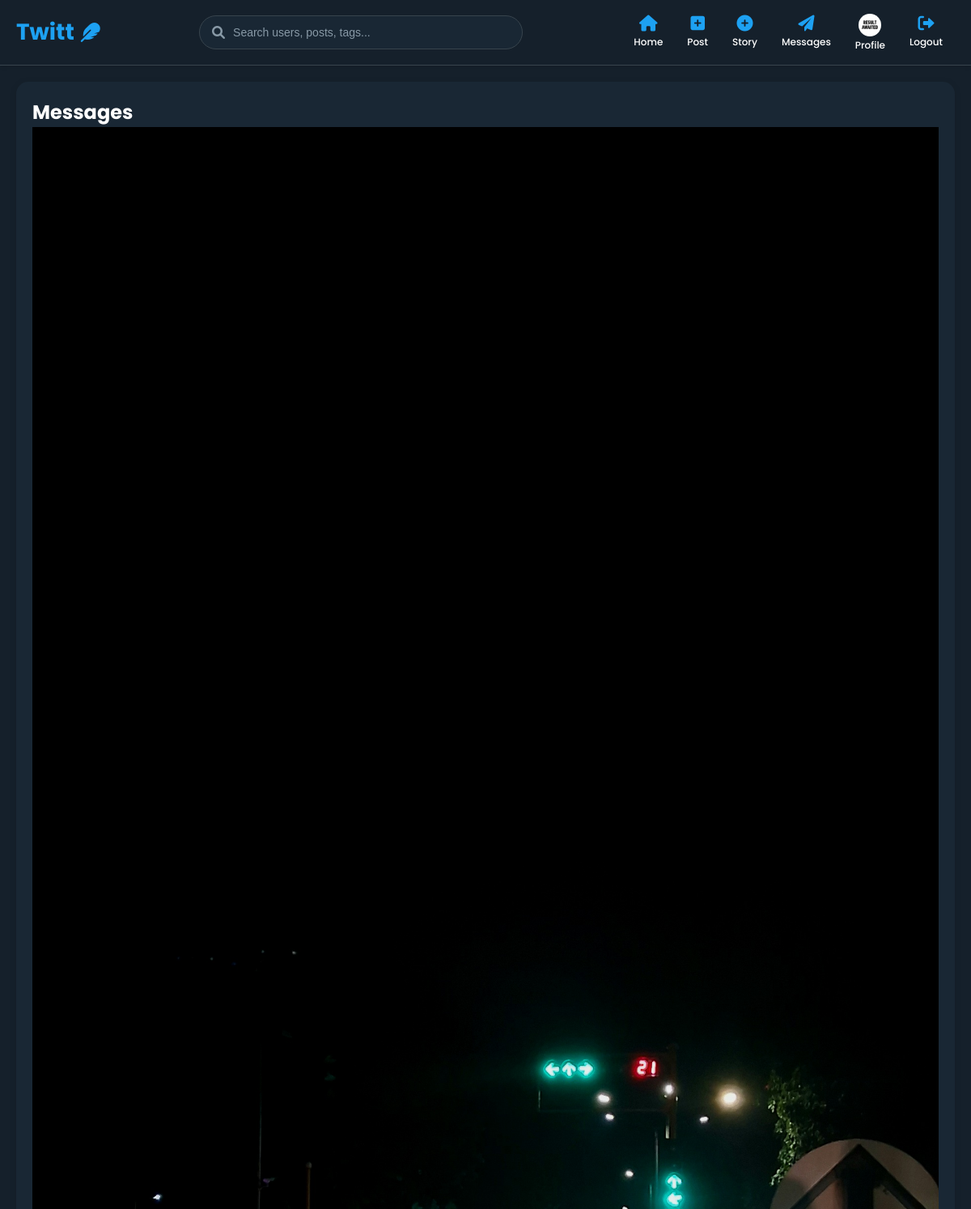
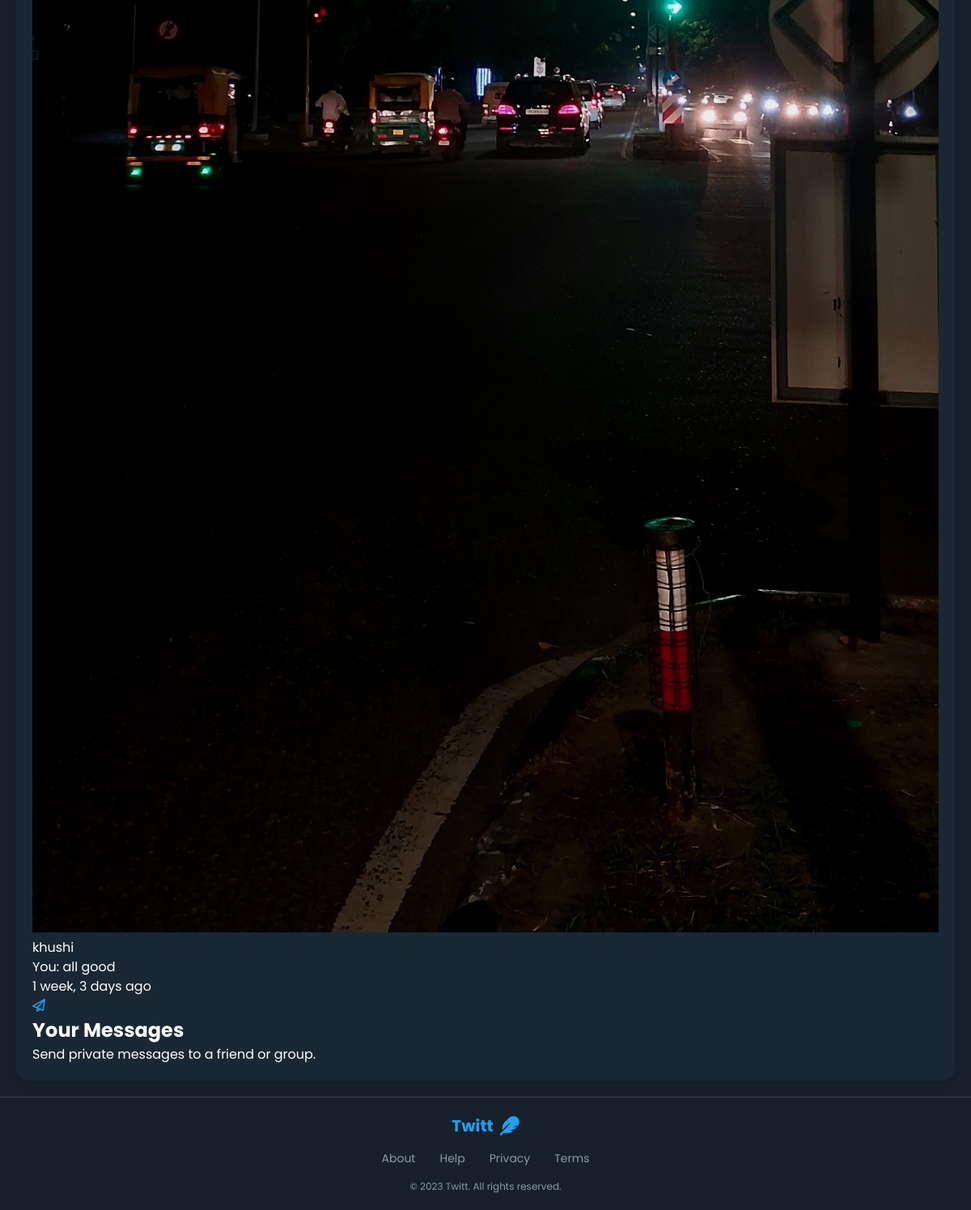
The page /inbox/ (signed in) on the database as committed earlier (2 pictures, top to bottom).
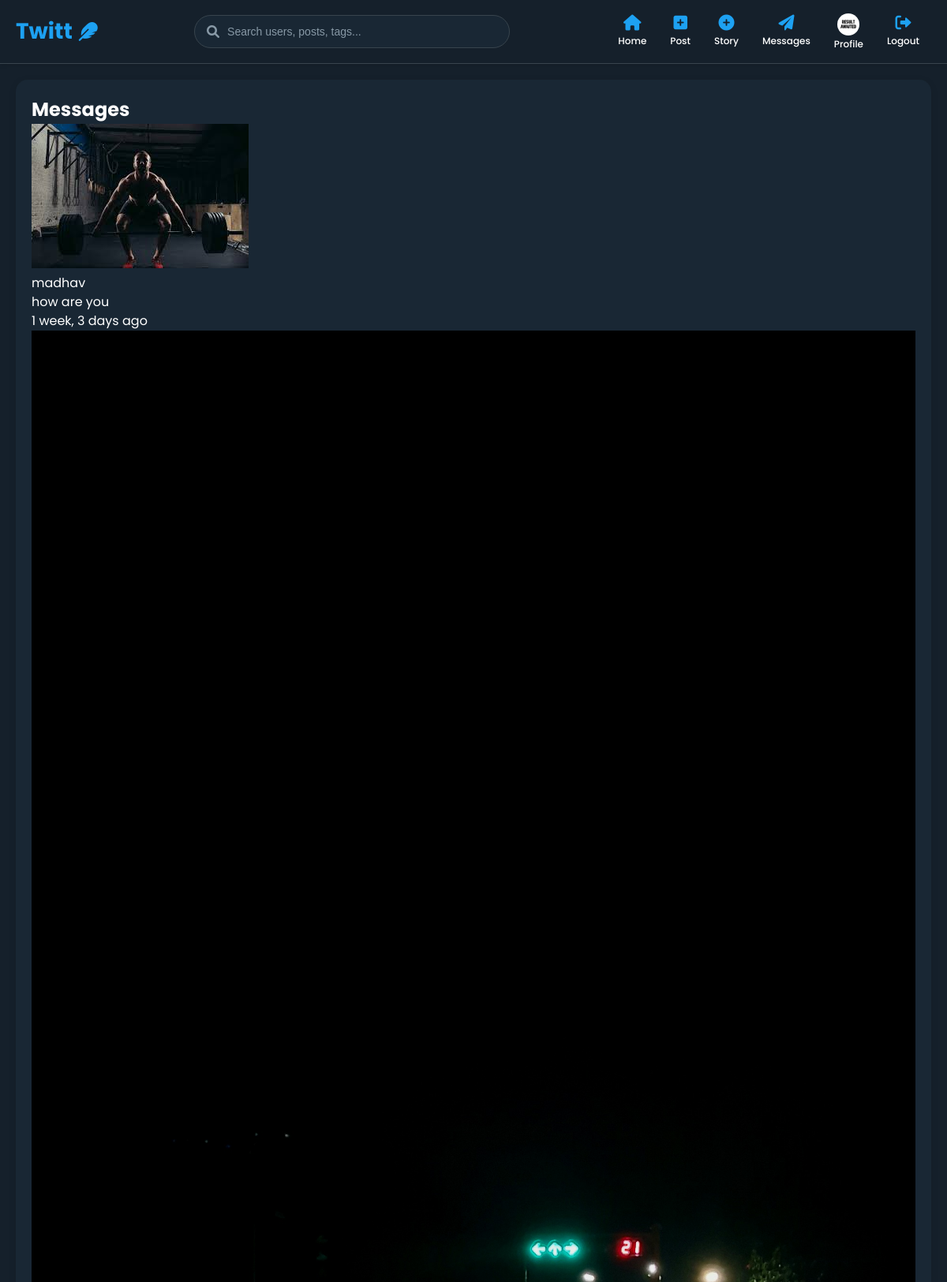
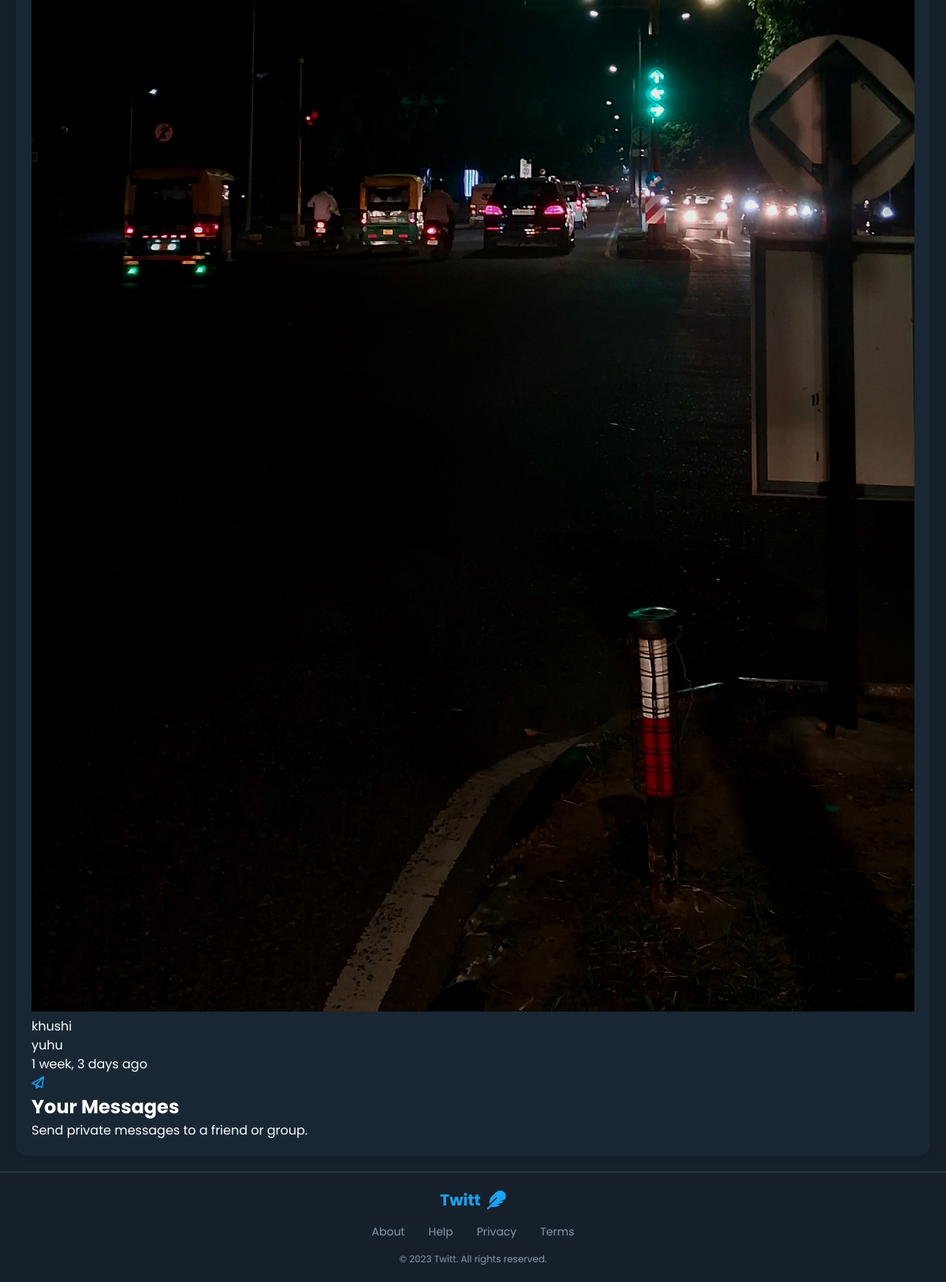
The same page on the database as committed later (2 pictures, top to bottom).
### clone/models.py (models this page shows, shortened)
class Profile(models.Model):
    user = models.OneToOneField(User, on_delete=models.CASCADE)
    bio = models.TextField(blank=True)
    profile_pic = models.ImageField(upload_to='profile_pics', default='default_profile.png')
    followers = models.ManyToManyField(User, related_name='following', blank=True)

class Conversation(models.Model):
    participants = models.ManyToManyField(User, related_name='conversations')
    last_message = models.ForeignKey(DirectMessage, on_delete=models.SET_NULL, null=True, blank=True, related_name='conversation')
    updated_at = models.DateTimeField(auto_now=True)
    class Meta:
        ordering = ['-updated_at']

class DirectMessage(models.Model):
    sender = models.ForeignKey(User, on_delete=models.CASCADE, related_name='sent_messages')
    receiver = models.ForeignKey(User, on_delete=models.CASCADE, related_name='received_messages')
    content = models.TextField()
    image = models.ImageField(upload_to='message_images', blank=True, null=True)
    created_at = models.DateTimeField(auto_now_add=True)
    is_read = models.BooleanField(default=False)
    class Meta:
        ordering = ['created_at']

### clone/views.py (the view)
# urls.py: path('inbox/', views.inbox, name='inbox'),
@login_required
def inbox(request):
    conversations = Conversation.objects.filter(participants=request.user)
    for conversation in conversations:
        conversation.other_user = conversation.participants.exclude(id=request.user.id).first()
    context = {
        'conversations': conversations,
    }
    return render(request, 'direct_messages.html', context)

### templates/direct_messages.html (shortened to what this page needs)
{% extends 'base.html' %}
{% block content %}
<div class="dm-container">
    <div class="dm-sidebar">
        <div class="dm-header">
            <h2>Messages</h2>
        </div>
        <div class="dm-conversations">
            {% for conversation in conversations %}
            <a href="{% url 'conversation' conversation.id %}" class="conversation-item {% if conversation.last_message and not conversation.last_message.is_read and conversation.last_message.receiver == user %}unread{% endif %}">
                <div class="conversation-avatar">
                    <img src="{{ conversation.other_user.profile.profile_pic.url }}" alt="{{ conversation.other_user.username }}">
                </div>
                <div class="conversation-info">
                    <div class="conversation-name">{{ conversation.other_user.username }}</div>
                    {% if conversation.last_message %}
                    <div class="conversation-last-message">
                        {% if conversation.last_message.sender == user %}
                        <span class="you">You: </span>
                        {% endif %}
                        {% if conversation.last_message.image %}
                        <span>Sent an image</span>
                        {% else %}
                        <span>{{ conversation.last_message.content|truncatechars:30 }}</span>
                        {% endif %}
                    </div>
                    <div class="conversation-time">
                        {{ conversation.last_message.created_at|timesince }} ago
                    </div>
                    {% endif %}
                </div>
            </a>
            {% empty %}
            <div class="no-conversations">
                <p>No conversations yet.</p>
                <p>Search for users to start a conversation.</p>
            </div>
            {% endfor %}
        </div>
    </div>
    <div class="dm-content">
        <div class="dm-placeholder">
            <div class="dm-placeholder-icon">
                <i class="far fa-paper-plane"></i>
            </div>
            <h2>Your Messages</h2>
            <p>Send private messages to a friend or group.</p>
        </div>
    </div>
</div>
{% endblock %}

### templates/base.html (shortened to what this page needs)
{% load static %}
<!DOCTYPE html>
<html lang="en">
<head>
    <link rel="stylesheet" href="https://cdnjs.cloudflare.com/ajax/libs/font-awesome/6.0.0-beta3/css/all.min.css">
    <link rel="stylesheet" href="{% static 'css/style.css' %}">
</head>
<body>
    <div class="app-container">
        <header>
            <nav class="navbar">
                <div class="navbar-brand">
                    <a href="{% url 'home' %}">
                        <span class="logo-text">Twitt</span>
                        <i class="fas fa-feather logo-icon"></i>
                    </a>
                </div>
                {% if user.is_authenticated %}
                <div class="search-bar">
                    <form action="{% url 'search' %}" method="GET">
                        <div class="search-wrapper">
                            <i class="fas fa-search search-icon"></i>
                            <input type="text" name="q" placeholder="Search users, posts, tags..." value="{{ request.GET.q }}">
                        </div>
                    </form>
                </div>
                <div class="navbar-menu">
                    <a href="{% url 'home' %}" class="nav-item" title="Home">
                        <i class="fas fa-home"></i>
                        <span class="nav-text">Home</span>
                    </a>
                    <a href="{% url 'create_post' %}" class="nav-item" title="Create Post">
                        <i class="fas fa-plus-square"></i>
                        <span class="nav-text">Post</span>
                    </a>
                    <a href="{% url 'create_story' %}" class="nav-item" title="Create Story">
                        <i class="fas fa-circle-plus"></i>
                        <span class="nav-text">Story</span>
                    </a>
                    <a href="{% url 'inbox' %}" class="nav-item" title="Messages">
                        <i class="fas fa-paper-plane"></i>
                        <span class="nav-text">Messages</span>
                    </a>
                    <a href="{% url 'profile' user.username %}" class="nav-item profile-link" title="Profile">
                        <div class="profile-pic-container">
                            <img src="{{ user.profile.profile_pic.url }}" alt="{{ user.username }}" class="profile-pic-small">
                        </div>
                        <span class="nav-text">Profile</span>
                    </a>
                    <a href="{% url 'logout' %}" class="nav-item" title="Logout">
                        <i class="fas fa-sign-out-alt"></i>
                        <span class="nav-text">Logout</span>
                    </a>
                </div>
                {% else %}
                <div class="auth-buttons">
                    <a href="{% url 'login' %}" class="btn btn-login">Login</a>
                    <a href="{% url 'register' %}" class="btn btn-register">Register</a>
                </div>
                {% endif %}
            </nav>
        </header>
        <main class="content">
            <div class="main-content">
                {% block content %}{% endblock %}
            </div>
        </main>
        <footer class="footer">
            <div class="footer-content">
                <div class="footer-logo">
                    <span class="logo-text">Twitt</span>
                    <i class="fas fa-feather logo-icon"></i>
                </div>
                <div class="footer-links">
                    <a href="#">About</a>
                    <a href="#">Help</a>
                    <a href="#">Privacy</a>
                    <a href="#">Terms</a>
                </div>
                <div class="footer-copyright">
                    <p>&copy; 2023 Twitt. All rights reserved.</p>
                </div>
            </div>
        </footer>
    </div>
</body>
</html>

### static/css/style.css (style rules this page uses)
:root { --primary-color: #1DA1F2; --primary-light: #1a91da; --secondary-color: #ff69b4; --secondary-light: #ff8dc6; --background-color: #15202B; --content-bg: #192734; --text-color: #FFFFFF; --text-secondary: #8899A6; --border-color: #38444d; --hover-color: #ff69b4; --button-color: #1DA1F2; --icon-color: #1DA1F2; --success-color: #4BB543; --error-color: #FF3333; --warning-color: #FFD700; --info-color: #1DA1F2; }
* { margin: 0; padding: 0; box-sizing: border-box; }
body { font-family: 'Poppins', -apple-system, BlinkMacSystemFont, "Segoe UI", Roboto, Helvetica, Arial, sans-serif; background-color: var(--background-color); color: var(--text-color); line-height: 1.5; min-height: 100vh; }
.app-container { display: flex; flex-direction: column; min-height: 100vh; }
a { text-decoration: none; color: var(--text-color); transition: color 0.2s ease; }
img { max-width: 100%; }
i { color: var(--icon-color); }
.navbar { display: flex; justify-content: space-between; align-items: center; padding: 15px 20px; background-color: var(--background-color); border-bottom: 1px solid var(--border-color); position: sticky; top: 0; z-index: 1000; box-shadow: 0 2px 5px rgba(0, 0, 0, 0.1); }
.navbar-brand a { display: flex; align-items: center; color: var(--primary-color); font-size: 28px; font-weight: bold; }
.logo-text { margin-right: 8px; }
.logo-icon { font-size: 24px; }
.search-bar { flex: 1; max-width: 400px; margin: 0 20px; }
.search-wrapper { position: relative; display: flex; align-items: center; background-color: var(--content-bg); border-radius: 30px; overflow: hidden; padding: 0 15px; border: 1px solid var(--border-color); transition: all 0.3s ease; }
.search-icon { color: var(--text-secondary); margin-right: 10px; }
.search-bar input { width: 100%; background: transparent; border: none; padding: 12px 0; color: var(--text-color); font-size: 14px; outline: none; }
.search-bar input::placeholder { color: var(--text-secondary); }
.navbar-menu { display: flex; align-items: center; }
.nav-item { display: flex; flex-direction: column; align-items: center; justify-content: center; margin: 0 15px; position: relative; color: var(--text-color); font-weight: 500; }
.nav-item i { font-size: 20px; margin-bottom: 4px; }
.nav-text { font-size: 12px; display: block; }
.profile-link { position: relative; }
.profile-pic-container { width: 32px; height: 32px; border-radius: 50%; overflow: hidden; border: 2px solid transparent; transition: all 0.3s ease; }
.profile-pic-small { width: 100%; height: 100%; object-fit: cover; }
.content { flex: 1; padding: 20px; background-color: var(--background-color); max-width: 1200px; width: 100%; margin: 0 auto; }
.main-content { background-color: var(--content-bg); border-radius: 15px; padding: 20px; box-shadow: 0 2px 10px rgba(0, 0, 0, 0.1); }
.footer { background-color: var(--background-color); border-top: 1px solid var(--border-color); padding: 20px; margin-top: auto; }
.footer-content { display: flex; flex-direction: column; align-items: center; max-width: 1200px; margin: 0 auto; }
.footer-logo { display: flex; align-items: center; color: var(--primary-color); font-size: 20px; font-weight: bold; margin-bottom: 15px; }
.footer-links { display: flex; margin-bottom: 15px; }
.footer-links a { margin: 0 15px; color: var(--text-secondary); font-size: 14px; }
.footer-copyright { color: var(--text-secondary); font-size: 12px; }

Rows that differ between the two databases and show on the page:
added Conversation: other_user.profile.profile_pic (picture), other_user.username "madhav", last_message.content "how are you", last_message.created_at "1 week, 3 days"
changed Conversation "khushi": last_message.content "all good" → "yuhu"; no longer shows "You:"
